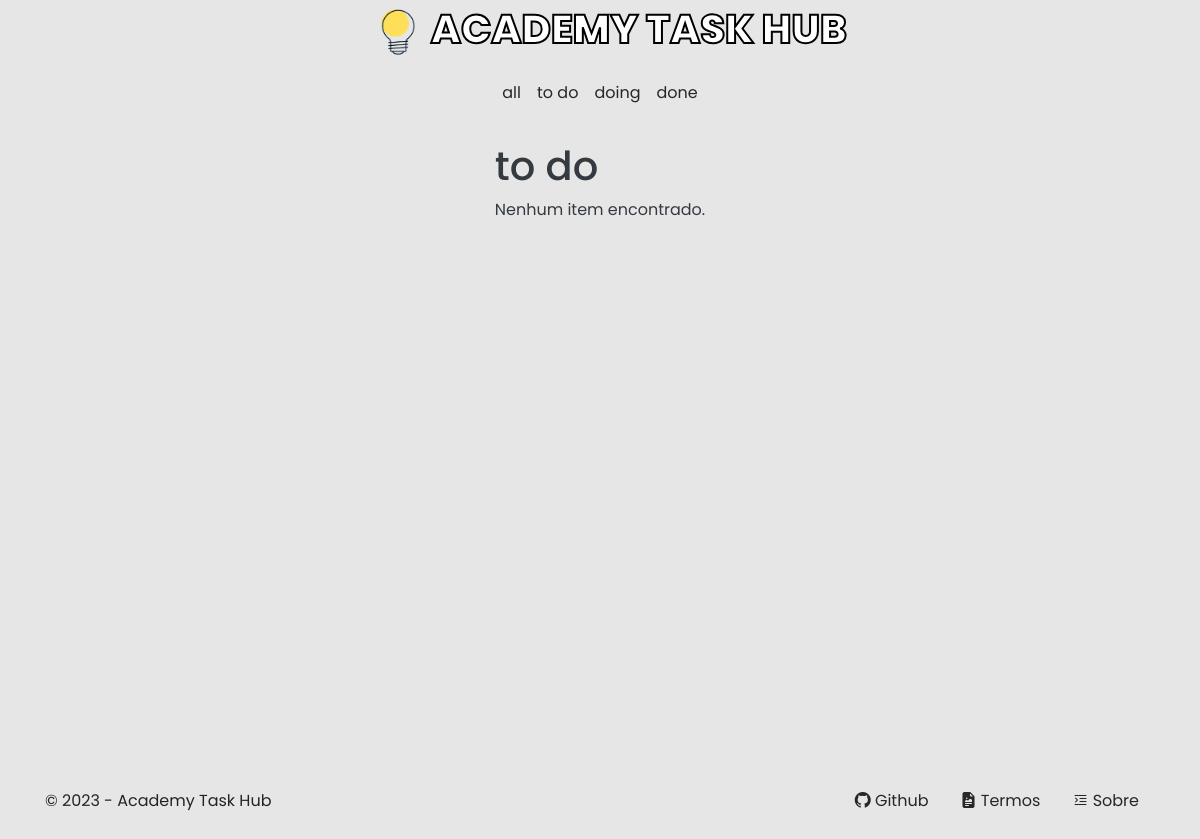
Before: /to_do/ with the older database file.
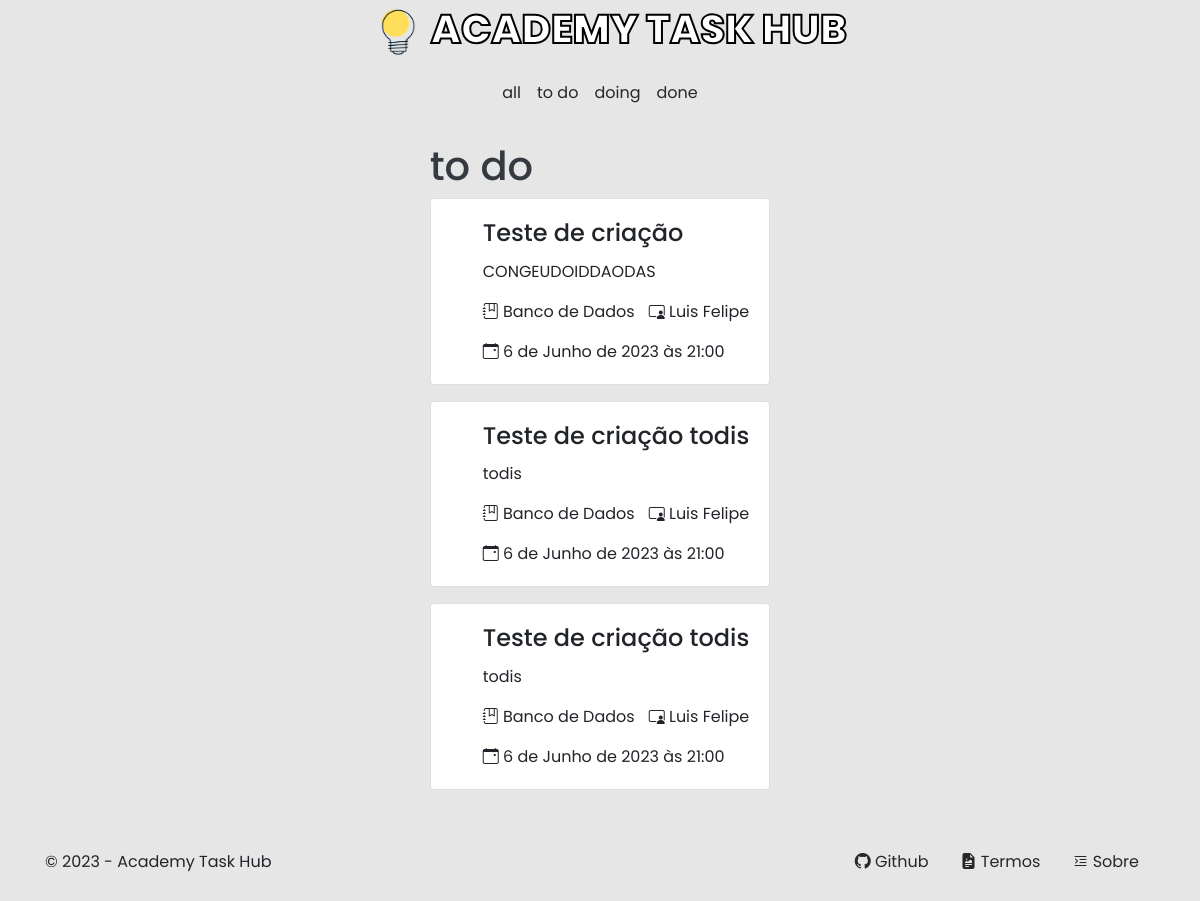
After: the same page with the newer database file.
### apps/client/models.py (models this page shows, shortened)
class ItemList(models.Model):
    STATUS = (
        ('TODO', 'To Do'),
        ('DOING', 'Doing'),
        ('DONE', 'Done'),
    )
    TYPE = (
        ('P', 'Pessoal'),
        ('A', 'Para todos')
    )
    author = models.ForeignKey(User, on_delete=models.CASCADE)
    title = models.CharField(max_length=50)
    content = models.CharField(max_length=150)
    created_date = models.DateTimeField(auto_now_add=True)
    updated_date = models.DateTimeField(auto_now=True)
    due_date = models.DateTimeField()
    discipline = models.ForeignKey(Discipline, on_delete=models.CASCADE, blank=True, null=True)
    teacher = models.ForeignKey(Teacher, models.CASCADE, blank=True, null=True)
    status = models.CharField(max_length=5, choices=STATUS)
    type = models.CharField(max_length=1, choices=TYPE)

class Discipline(models.Model):
    name = models.CharField(max_length=20)
    is_technical_area = models.BooleanField()
    def __str__ (self) -> str:
        return self.name

class Teacher(models.Model):
    name = models.CharField(max_length=20)
    def __str__ (self) -> str:
        return self.name

### apps/home/views.py (the view)
# urls.py: path('to_do/', views.to_do, name='to_do'),
def to_do(request):
    if request.method == 'GET':
        if request.user.is_authenticated:
            person = Person.objects.get(user=request.user)
            item_list_todo = person.item_list.filter(status='TODO').order_by('due_date')
            return render(request, 'pages/to_do.html', context={'item_list_todo': item_list_todo})
        item_list_todo = ItemList.objects.filter(type='A').filter(status='TODO').order_by('due_date')
        return render(request, 'pages/to_do.html', context={'item_list_todo': item_list_todo})

### apps/home/templates/pages/to_do.html
{% extends 'base.html' %}
{% load static %}
{% block body %}
<section class="container section text-white d-flex justify-content-center align-items-start">
    <main class="to-do p-3 d-flex justify-content-center flex-column text-dark">
        <h1>to do</h1>
        {% for item in item_list_todo %}
            {% include '../partials/card-item.html' %}
        {% empty %}
            <p>Nenhum item encontrado.</p>
        {% endfor %}
    </main>
</section>
{% endblock body %}

### apps/home/templates/partials/card-item.html
<ul class="card" style="min-width: 300px;">
    <li class="card-body">
        <h4 class="card-title">{{ item.title }}</h4>
        <p class="card-text">{{ item.content }}</p>
        <div class="more d-flex justify-content-between">
            <p><i class="bi bi-journal-bookmark"></i> {{ item.discipline }}</p>
            <p><i class="bi bi-person-video3"></i> {{ item.teacher }}</p>
        </div>
        <p class="card-text"><i class="bi bi-calendar-event"></i> {{ item.due_date }}</p>
    </li>
</ul>

Changed rows visible on the page:
added ItemList: title "Teste de criação", content "CONGEUDOIDDAODAS", discipline "Banco de Dados", teacher "Luis Felipe", due_date "6 de Junho de 2023 às 21:00"
added ItemList: title "Teste de criação todis", content "todis", discipline "Banco de Dados", teacher "Luis Felipe", due_date "6 de Junho de 2023 às 21:00"
added ItemList: title "Teste de criação todis", content "todis", discipline "Banco de Dados", teacher "Luis Felipe", due_date "6 de Junho de 2023 às 21:00"
Other visible differences:
text no longer shown: "Nenhum item encontrado."
